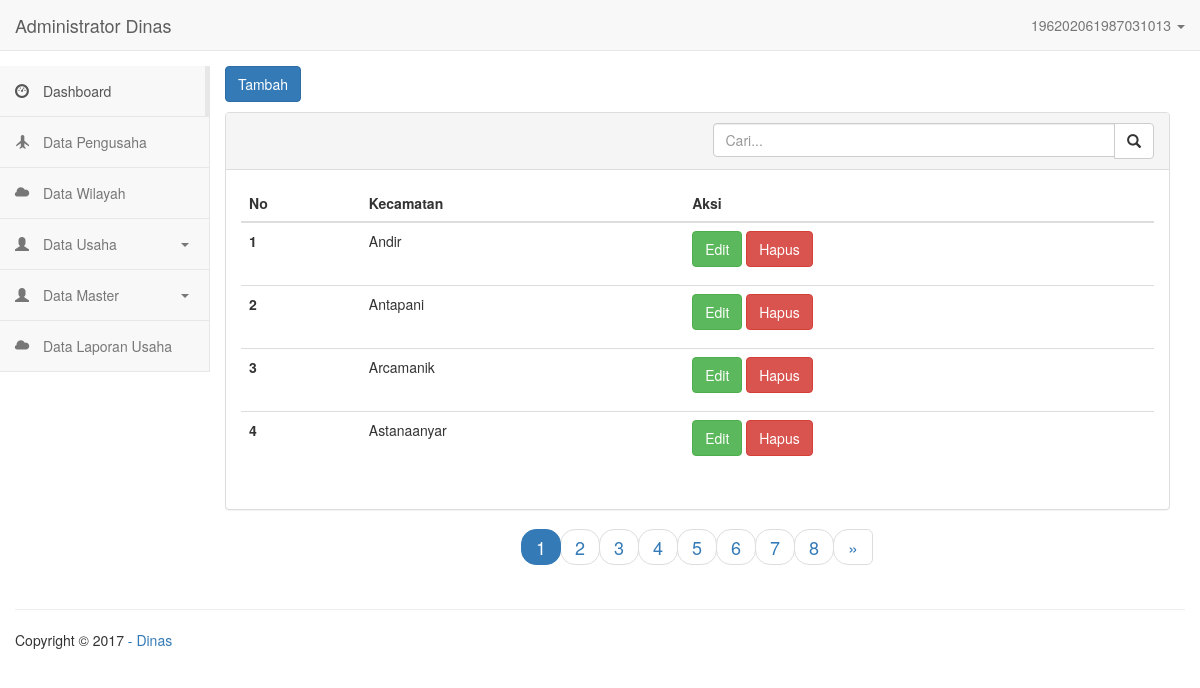
/admin/data_kecamatan.php (signed in), run on the app's committed database.
### tables this page shows
CREATE TABLE `data_kecamatan` (
  `id_kecamatan` int(5) NOT NULL,
  `kecamatan` varchar(100) NOT NULL
);

### koneksi.php (called while the page is built, shortened)
<?php
class Koneksi{
    public function __construct(){
        $this->koneksi = new mysqli('localhost', 'firdamda_dinas_a', 'kmzwa8awaa12345', 'firdamda_dinas_usaha');
    }
}
?>

### class/admin_dinas.php (called while the page is built, shortened)
<?php
include_once("../koneksi.php");
class admin_dinas extends Koneksi{
  public function tampil_kecamatan(){
    $sql       = "SELECT * FROM data_kecamatan ORDER BY kecamatan ASC";
    $eksekusi  = $this->koneksi->query($sql);
    while($data = $eksekusi->fetch_array(MYSQLI_ASSOC)){
      $hasil[] = $data;
    }
    return $hasil;
  }
}
?>

### admin/data_kecamatan.php (the view, shortened to what this page needs)
<?php
include "../class/admin_dinas.php";
$admin_dinas = new admin_dinas();
?>
<!DOCTYPE html>
<html>
  <head>
    <?php include "pages/header.php"; ?>
  </head>
  <body>
    <?php include "pages/navigation.php"; ?>
      <div class="container-fluid main-container">
      		<?php include "pages/sidebar.php"; ?>
                <?php
                if(isset($_GET['aksi'])){
                  if ($_GET['aksi'] == 'tambah_data') {
                  ?>
                  <div class="col-md-10 content">
                    <a href="data_kecamatan.php"><button style="margin-bottom:10px;" type="button" class="btn btn-primary"><< Kembali</button></a>
              			  <div class="panel panel-default">
                      <div class="panel-heading">
                    		<div class="row">
                          <div class="col col-xs-6">
                              <h5>Tambah Data Kecamatan</h5>
                            </div>
                            <div class="col col-xs-6 text-left">
                            </div>
                        </div>
                    	</div>
                      <div class="panel-body">
                        <form class="form-horizontal" action="data_kecamatan.php" method="POST">
                        <fieldset>
                        <?php
                        $ang_kec = $_POST["ang_kec"];
                        if($_POST["jum_kec"]){
                          for($i=1;$i<=$ang_kec;$i++){
                        ?>
                        <div class="form-group">
                          <label class="col-md-4 control-label" for="Kecamatan">Kecamatan</label>
                          <div class="col-md-5">
                            <input name="kecamatan[]" placeholder="Masukan data kecamatan" type="text" class="form-control input-md" required="">
                          </div>
                        </div>
                        <?php
                          }
                        }
                        ?>
                        <div class="form-group">
                          <label class="col-md-4 control-label" for="LVR"></label>
                          <div class="col-md-5">
                          <input style="margin-bottom:10px;" type="submit" class="btn btn-primary" value="Simpan" name="tambah_data" />
                          </div>
                        </div>
                        </fieldset>
                        </form>
                      </div>
                    <?php
                  }if($_GET['aksi'] == 'edit_data') {
                    $id_kecamatan = $_GET["id_kecamatan"];
                    foreach($admin_dinas->tampil_kecamatan_byid($id_kecamatan) as $data){
                    ?>
                    <div class="col-md-10 content">
                      <a href="data_kecamatan.php"><button style="margin-bottom:10px;" type="button" class="btn btn-primary"><< Kembali</button></a>
                        <div class="panel panel-default">
                        <div class="panel-heading">
                          <div class="row">
                            <div class="col col-xs-6">
                                <h5>Edit Data Kecamatan</h5>
                              </div>
                              <div class="col col-xs-6 text-left">
                              </div>
                          </div>
                        </div>
                        <div class="panel-body">
                          <form class="form-horizontal" action="data_kecamatan.php" method="POST">
                          <fieldset>
                          <div class="form-group">
                            <label class="col-md-4 control-label" for="Kecamatan">Kecamatan</label>
                            <div class="col-md-5">
                              <input name="id_kecamatan" value="<?php echo $_GET['id_kecamatan']; ?>" type="hidden" class="form-control input-md" required="">
                              <input name="kecamatan" value="<?php echo $data['kecamatan']; ?>" type="text" class="form-control input-md" required="">
                            </div>
                          </div>
                          <div class="form-group">
                            <label class="col-md-4 control-label" for="LVR"></label>
                            <div class="col-md-5">
                            <input style="margin-bottom:10px;" type="submit" class="btn btn-primary" value="Simpan" name="edit_data" />
                            </div>
                          </div>
                          </fieldset>
                          </form>
                        </div>
                    <?php
                        }
                      }if($_GET['aksi'] == 'hapus_data'){
                        $id_kecamatan = $_GET["id_kecamatan"];
                        $cek         = $admin_dinas->hapus_kecamatan($id_kecamatan);
                        if($cek){
                          echo '<script>alert("data berhasil dihapus");</script>';
                          echo '<meta http-equiv="refresh" content="0; url=data_kecamatan.php"';
                        }else{
                          echo '<script>alert("data gagal dihapus");</script>';
                        }
                      }
                    }else{
                    ?>
                      <div class="col-md-10 content">
                        <a data-toggle="modal" href="#modalKec"><button style="margin-bottom:10px;" type="button" class="btn btn-primary">Tambah</button></a>
                  			  <div class="panel panel-default">
                            <div class="panel-heading">
                          		<div class="row">
                                <div class="col col-xs-6">
                                  </div>
                                  <div class="col col-xs-6 text-right">
                                    <form action="#" method="get">
                                        <div class="input-group">
                                            <input class="form-control" id="system-search" name="q" placeholder="Cari..." required>
                                            <span class="input-group-btn">
                                                <button type="submit" class="btn btn-default"><i class="glyphicon glyphicon-search"></i></button>
                                            </span>
                                        </div>
                                    </form>
                                  </div>
                              </div>
                          	</div>
                          	<div class="panel-body">
                              <table class="table table-list-search">
                                <thead>
                                  <tr>
                                    <th>No</th>
                                    <th>Kecamatan</th>
                                    <th>Aksi</th>
                                  </tr>
                                </thead>
                                <tbody id="myTable">
                                  <?php
                                  $no = 1;
                                  foreach($admin_dinas->tampil_kecamatan() as $data){
                                  ?>
                                  <tr>
                                    <th scope="row"><?php echo $no; ?></th>
                                    <td><?php echo $data['kecamatan']; ?></td>
                                    <td>
                                      <a href="data_kecamatan.php?aksi=edit_data&id_kecamatan=<?php echo $data['id_kecamatan']; ?>"><button style="margin-bottom:10px;" type="button" class="btn btn-success">Edit</button></a>
                                      <a href="data_kecamatan.php?aksi=hapus_data&id_kecamatan=<?php echo $data['id_kecamatan']; ?>"><button style="margin-bottom:10px;" type="button" class="btn btn-danger">Hapus</button></a>
                                    </td>
                                  </tr>
                                  <?php
                                  $no++;
                                  }
                                  ?>
                                </tbody>
                              </table>
                          	</div>
                            <?php
                            }
                            ?>
                            <div class="col-md-12 text-center">
                              <ul class="pagination pagination-lg pager" id="myPager"></ul>
                            </div>
                          </div>
                      </div>
          <?php
          include "pages/footer.php";
          ?>
  </body>
</html>

### assets/admin.css (style rules this page uses)
.btn { height: 36px; -moz-user-select: none; -webkit-user-select: none; user-select: none; cursor: default; }

### assets/style.css (style rules this page uses)
.main-container { background: #FFF; padding-top: 15px; margin-top: -20px; }

### data on the page
data_kecamatan: kecamatan "Andir"
data_kecamatan: kecamatan "Antapani"
data_kecamatan: kecamatan "Arcamanik"
data_kecamatan: kecamatan "Astanaanyar"

### other printed values
$_SESSION["nip"] "196202061987031013"
